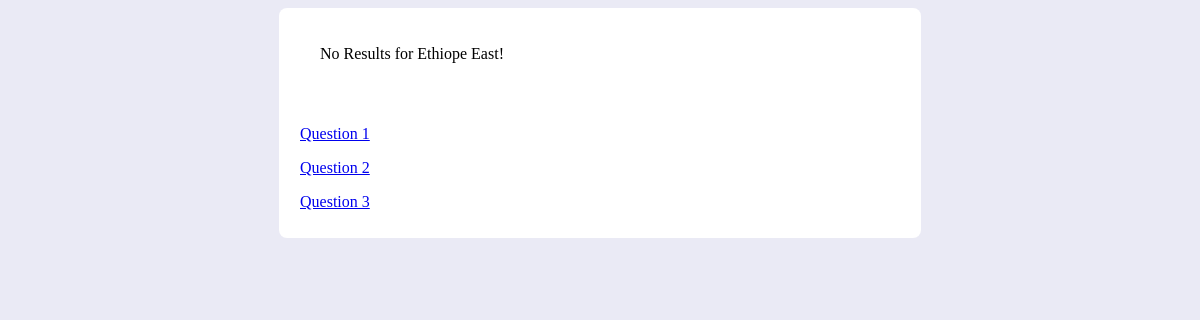
The app's page /polls/lga-result/5/, older data.
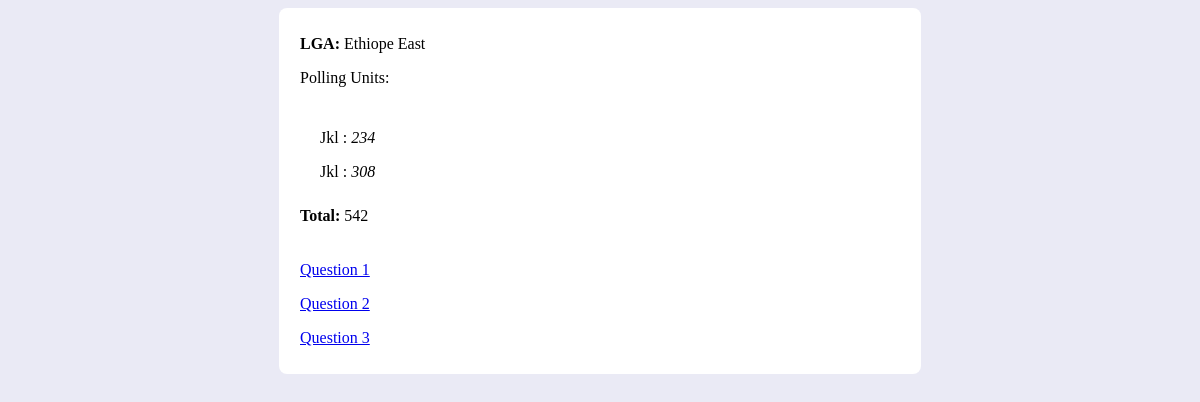
The same page, newer data.
### polls/models.py (models this page shows, shortened)
class LGA(models.Model):
    uniqueid = models.AutoField(primary_key=True)
    lga_id = models.IntegerField()
    lga_name = models.CharField(max_length=50)
    state_id = models.CharField(max_length=50)
    lga_description = models.TextField()
    entered_by_user = models.CharField(max_length=50)
    date_entered = models.DateTimeField()
    user_ip_address = models.CharField(max_length=50)
    class Meta:
        db_table = "lga"

class PollingUnit(models.Model):
    uniqueid = models.AutoField(primary_key=True)
    polling_unit_id = models.IntegerField()
    ward_id = models.IntegerField()
    lga_id = models.IntegerField()
    uniquewardid = models.IntegerField(null=True)
    polling_unit_number = models.CharField(max_length=50, null=True)
    polling_unit_name = models.CharField(max_length=50, null=True)
    polling_unit_description = models.TextField(null=True)
    lat = models.CharField(max_length=255, null=True)
    long = models.CharField(max_length=255, null=True)
    entered_by_user = models.CharField(max_length=50, null=True)
    date_entered = models.DateTimeField(null=True)
    user_ip_address = models.CharField(max_length=50, null=True)
    class Meta:
        db_table = "polling_unit"

### polls/views.py (the view)
# urls.py: path("lga-result/<int:pk>/", views.LGAResultView.as_view(), name="lga-result" ),
class LGAResultView(ListView):
    model = PollingUnit
    queryset = PollingUnit.objects.all()
    template_name = "polls/lga_result.html"
    def get_queryset(self) -> QuerySet:
        query = super().get_queryset()
        lga = self.kwargs.get("pk", None)
        self.lga = lga
        if lga:
            query = query.filter(lga_id=lga)
        return query
    def get_context_data(self, **kwargs: Any) -> Dict[str, Any]:
        context = super().get_context_data(**kwargs)
        pus = context.get("pollingunit_list", None)
        total = 0
        result = False
        lga_name = LGA.objects.get(lga_id=self.lga).lga_name
        if pus:
            result = True
            for pu in pus:
                pu.total = 0
                announced_results: QuerySet[
                    AnnouncedPUResults
                ] = AnnouncedPUResults.objects.filter(polling_unit_uniqueid=pu.uniqueid)
                for ar in announced_results:
                    pu.total += ar.party_score
                    total += ar.party_score
        context.update(total=total, lga_name=lga_name, result=result)
        return context

### polls/templates/polls/lga_result.html
{% extends 'index.html' %}
{% block content %}
<div>
{% if result %}
    <p>
    <strong>LGA: </strong> {{ lga_name | title }}
    </p>
    <p>Polling Units:</p>
    <div>
        {% for pu in pollingunit_list %}
        <p>
        {{ pu.polling_unit_name | default_if_none:"No Name" | title }} : <em>{{ pu.total | floatformat:"g"  }}</em>
        </p>
    {% endfor %}
    </div>
    <strong>Total: </strong> {{ total | floatformat:"g"}}
{% else %}
    <div><p>No Results for {{ lga_name }}!</p></div>
{% endif %}
</div>
{% endblock content %}

### templates/index.html (shortened to what this page needs)
<!DOCTYPE html>
<html lang="en">
{% load static %}
<head>
    <link rel="stylesheet" href="{% static 'style.css' %}">
</head>
<body>
    <div>
        {% block content %}{% endblock content %}
        <div>
            <p>
                <a href="{% url 'pu-result' %}">Question 1</a>
            </p>
            <p>
                <a href="{% url 'lga-result-request' %}">Question 2</a>
            </p>
            <p>
                <a href="{% url 'add-pu' %}">Question 3</a>
            </p>
    </div>
    </div>
</body>
</html>

### static/style.css (style rules this page uses)
body div { margin: auto; width: 640px; background-color: rgb(255, 255, 255); border-radius: 8px; padding: 1px; }
body { background-color: rgb(234, 234, 245); }
body div div { margin-left: 10px; margin-right: 10px; width: auto; padding: 10px; }

Row changes from the older to the newer data that the page shows:
added PollingUnit: polling_unit_name "Jkl", total "234"
added PollingUnit: polling_unit_name "Jkl", total "308"
Text that changed along with them:
{{ total | floatformat:"g" }}: (not shown) → "542"
text no longer shown: "No Results for !"
text now shown: "LGA: Polling Units: Total:"
